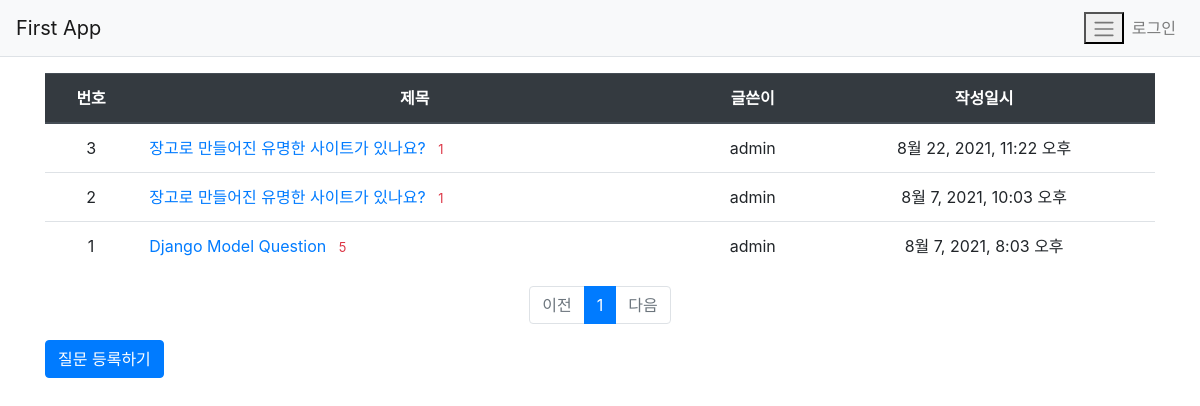
Before: / with the older database file.
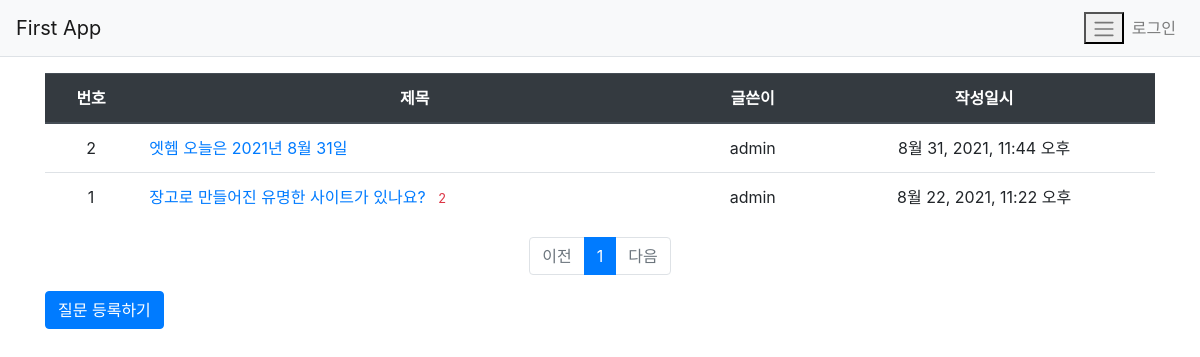
After: the same page with the newer database file.
### firstapp/models.py (models this page shows, shortened)
class Question(models.Model) :
    author = models.ForeignKey(User, on_delete=models.CASCADE)
    subject = models.CharField(max_length=200)
    content = models.TextField()
    create_date = models.DateTimeField()
    modify_date = models.DateTimeField(null=True, blank=True)

### firstapp/views.py (the view)
# urls.py: path('', views.index, name = 'index'),
def index(request) :
    page = request.GET.get('page','1') #페이지
    question_list = Question.objects.order_by('-create_date')
    paginator = Paginator(question_list, 10) # 페이지당 10개씩 보기 설정
    page_obj = paginator.get_page(page)
    context = {'question_list' : page_obj} #paginator를 통해 페이지 번호와 보기 개수까지 받기
    return render(request, 'firstapp/question_list.html', context)

### firstapp/templatetags/firstapp_filter.py (called while the page is built)
@register.filter
def sub(value, arg) :
    return value - arg

### templates/firstapp/question_list.html (shortened to what this page needs)
{% extends 'base.html' %}
{% load firstapp_filter %}
{% block content %}
{% load static %}
<div class="container my-3">
    <table class="table">
        <thead>
        <tr class="text-center thead-dark">
            <th>번호</th>
            <th style="width:50%">제목</th>
            <th>글쓴이</th>
            <th>작성일시</th>
        </tr>
        </thead>
        <tbody>
        {% if question_list %}
        {% for question in question_list %}
        <tr class="text-center">
            <td>{{ question_list.paginator.count|sub:question_list.start_index|sub:forloop.counter0|add:1 }}</td>
            <td class="text-left">
                <a href="{% url 'firstapp:detail' question.id %}">
                    {{ question.subject }}
                    {% if question.answer_set.count > 0 %}
                    <span class="text-danger small ml-2">
                        {{ question.answer_set.count }}
                    </span>
                    {% endif %}
                </a>
            </td>
            <td>{{ question.author.username }}</td>
            <td>{{ question.create_date }}</td>
        </tr>
        {% endfor %}
        {% else %}
        <tr>
            <td colspan="3">질문이 없습니다.</td>
        </tr>
        {% endif %}
        </tbody>
    </table>
    <ul class="pagination justify-content-center">
        {% if question_list.has_previous %}
        <li class="page-item">
            <a class="page-link"
                href="?page={{ question_list.previous_page_number }}">
                이전
            </a>
        </li>
        {% else %}
        <li class="page-item disabled">
            <a class="page-link" tabindex="-1" aria-disabled="true" href="#">
                이전
            </a>
        </li>
        {% endif %}
        {% for page_number in question_list.paginator.page_range %}
        {% if page_number >= question_list.number|add:-5 and page_number <= question_list.number|add:5 %}
            {% if page_number == question_list.number %}
            <li class="page-item active" aria-current="page">
                <a class="page-link" href="?page={{page_number}}">
                    {{ page_number }}
                </a>
            </li>
            {% else %}
            <li class="page-item">
                <a class="page-link" href="?page={{page_number}}">
                    {{ page_number }}
                </a>
            </li>
            {% endif %}
        {% endif %}
        {% endfor %}
        {% if question_list.has_next %}
        <li class="page-item">
            <a class="page-link"
                href="?page={{ question_list.next_page_number }}">
                다음
            </a>
        </li>
        {% else %}
        <li class="page-item disabled">
            <a class="page-link" tabindex="-1" aria-disabled="true" href="#">
                다음
            </a>
        </li>
        {% endif %}
    </ul>
    <a href="{% url 'firstapp:question_create' %}" class="btn btn-primary">
        질문 등록하기
    </a>
</div>
{% endblock %}

### templates/base.html (shortened to what this page needs)
{% load static %}
<!DOCTYPE html>
<html lang="ko">
<head>
    <link rel="stylesheet" type="text/css" href="{% static 'bootstrap.min.css' %}">
    <link rel="stylesheet" type="text/css" href="{% static 'style.css' %}">
</head>
<body>
{% include "navbar.html" %}
{% block content %}
{% endblock %}
</body>
</html>

### templates/navbar.html
<nav class="navbar navbar-expand-lg navbar-light bg-light border-bottom">
    <a class="navbar-brand" href="{% url 'firstapp:index' %}">First App</a>
    <button class="navbar-toggle ml-auto" type="button" data-toggle="collapse"
       data-target="#navbarNav" aria-controls="navbarNav"
       aria-expanded="false" aria-label="Toggle navigation">
        <span class="navbar-toggler-icon"></span>
    </button>
    <div class="collapse navbar-collapse flex-grow-0" id="navbarNav">
        <ul class="navbar-nav">
            <li class="nav-item">
                {% if user.is_authenticated %}
                <a class="nav-link" href="{% url 'account:logout' %}">
                    {{ user.username }} (로그아웃)
                </a>
                {% else %}
                <a class="nav-link" href="{% url 'account:login' %}">로그인</a>
                {% endif %}
            </li>
        </ul>
    </div>
</nav>

Changed rows visible on the page:
removed Question: paginator.count|sub "2", subject "장고로 만들어진 유명한 사이트가 있나요?", answer_set.count "1", author.username "admin", create_date "8월 7, 2021, 10:03 오후"
removed Question: paginator.count|sub "1", subject "Django Model Question", answer_set.count "5", author.username "admin", create_date "8월 7, 2021, 8:03 오후"
added Question: paginator.count|sub "2", subject "엣헴 오늘은 2021년 8월 31일", author.username "admin", create_date "8월 31, 2021, 11:44 오후"
changed Question "장고로 만들어진 유명한 사이트가 있나요?": paginator.count|sub "3" → "1"; answer_set.count "1" → "2"
